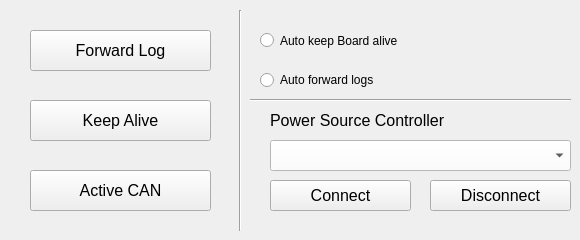
     <widget class="QWidget" name="TCUA">
      <attribute name="title">
       <string>TCUA</string>
      </attribute>
      <widget class="QPushButton" name="ActiveCanBusButton">
       <property name="geometry">
        <rect>
         <x>30</x>
         <y>170</y>
         <width>181</width>
         <height>41</height>
        </rect>
       </property>
       <property name="sizePolicy">
        <sizepolicy hsizetype="Fixed" vsizetype="Expanding">
         <horstretch>0</horstretch>
         <verstretch>0</verstretch>
        </sizepolicy>
       </property>
       <property name="font">
        <font>
         <family>MS Shell Dlg 2</family>
         <pointsize>12</pointsize>
         <weight>50</weight>
         <italic>false</italic>
         <bold>false</bold>
        </font>
       </property>
       <property name="text">
        <string>Active CAN</string>
       </property>
      </widget>
      <widget class="Line" name="line_2">
       <property name="geometry">
        <rect>
         <x>230</x>
         <y>10</y>
         <width>20</width>
         <height>221</height>
        </rect>
       </property>
       <property name="orientation">
        <enum>Qt::Vertical</enum>
       </property>
      </widget>
      <widget class="Line" name="line_3">
       <property name="geometry">
        <rect>
         <x>30</x>
         <y>110</y>
         <width>171</width>
         <height>20</height>
        </rect>
       </property>
       <property name="orientation">
        <enum>Qt::Horizontal</enum>
       </property>
      </widget>
      <widget class="QLabel" name="USB2Lable_2">
       <property name="geometry">
        <rect>
         <x>270</x>
         <y>110</y>
         <width>271</width>
         <height>20</height>
        </rect>
       </property>
       <property name="sizePolicy">
        <sizepolicy hsizetype="Fixed" vsizetype="Expanding">
         <horstretch>0</horstretch>
         <verstretch>0</verstretch>
        </sizepolicy>
       </property>
       <property name="font">
        <font>
         <family>MS Shell Dlg 2</family>
         <pointsize>12</pointsize>
         <weight>50</weight>
         <italic>false</italic>
         <bold>false</bold>
        </font>
       </property>
       <property name="text">
        <string>Power Source Controller</string>
       </property>
      </widget>
      <widget class="QComboBox" name="PowerSourceControl">
       <property name="geometry">
        <rect>
         <x>270</x>
         <y>140</y>
         <width>301</width>
         <height>31</height>
        </rect>
       </property>
       <property name="sizePolicy">
        <sizepolicy hsizetype="Fixed" vsizetype="Expanding">
         <horstretch>0</horstretch>
         <verstretch>0</verstretch>
        </sizepolicy>
       </property>
       <property name="font">
        <font>
         <family>MS Shell Dlg 2</family>
         <pointsize>12</pointsize>
         <weight>50</weight>
         <italic>false</italic>
         <bold>false</bold>
        </font>
       </property>
       <property name="styleSheet">
        <string notr="true">background-color: rgb(255, 255, 255);</string>
       </property>
      </widget>
      <widget class="QPushButton" name="USB2ConnectButton_3">
       <property name="geometry">
        <rect>
         <x>270</x>
         <y>180</y>
         <width>141</width>
         <height>31</height>
        </rect>
       </property>
       <property name="sizePolicy">
        <sizepolicy hsizetype="Fixed" vsizetype="Expanding">
         <horstretch>0</horstretch>
         <verstretch>0</verstretch>
        </sizepolicy>
       </property>
       <property name="font">
        <font>
         <family>MS Shell Dlg 2</family>
         <pointsize>12</pointsize>
         <weight>50</weight>
         <italic>false</italic>
         <bold>false</bold>
        </font>
       </property>
       <property name="text">
        <string>Connect</string>
       </property>
      </widget>
      <widget class="QPushButton" name="USB2ConnectButton_4">
       <property name="geometry">
        <rect>
         <x>430</x>
         <y>180</y>
         <width>141</width>
         <height>31</height>
        </rect>
       </property>
       <property name="sizePolicy">
        <sizepolicy hsizetype="Fixed" vsizetype="Expanding">
         <horstretch>0</horstretch>
         <verstretch>0</verstretch>
        </sizepolicy>
       </property>
       <property name="font">
        <font>
         <family>MS Shell Dlg 2</family>
         <pointsize>12</pointsize>
         <weight>50</weight>
         <italic>false</italic>
         <bold>false</bold>
        </font>
       </property>
       <property name="text">
        <string>Disconnect</string>
       </property>
      </widget>
      <widget class="Line" name="line_5">
       <property name="geometry">
        <rect>
         <x>250</x>
         <y>90</y>
         <width>321</width>
         <height>20</height>
        </rect>
       </property>
       <property name="orientation">
        <enum>Qt::Horizontal</enum>
       </property>
      </widget>
      <widget class="QPushButton" name="enableLogButton">
       <property name="geometry">
        <rect>
         <x>30</x>
         <y>30</y>
         <width>181</width>
         <height>41</height>
        </rect>
       </property>
       <property name="sizePolicy">
        <sizepolicy hsizetype="Fixed" vsizetype="Expanding">
         <horstretch>0</horstretch>
         <verstretch>0</verstretch>
        </sizepolicy>
       </property>
       <property name="font">
        <font>
         <family>MS Shell Dlg 2</family>
         <pointsize>12</pointsize>
         <weight>50</weight>
         <italic>false</italic>
         <bold>false</bold>
        </font>
       </property>
       <property name="text">
        <string>Forward Log</string>
       </property>
      </widget>
      <widget class="QPushButton" name="keepAliveButton">
       <property name="geometry">
        <rect>
         <x>30</x>
         <y>100</y>
         <width>181</width>
         <height>41</height>
        </rect>
       </property>
       <property name="sizePolicy">
        <sizepolicy hsizetype="Fixed" vsizetype="Expanding">
         <horstretch>0</horstretch>
         <verstretch>0</verstretch>
        </sizepolicy>
       </property>
       <property name="font">
        <font>
         <family>MS Shell Dlg 2</family>
         <pointsize>12</pointsize>
         <weight>50</weight>
         <italic>false</italic>
         <bold>false</bold>
        </font>
       </property>
       <property name="text">
        <string>Keep Alive</string>
       </property>
      </widget>
      <widget class="QRadioButton" name="AutoKeepAliveButton">
       <property name="geometry">
        <rect>
         <x>260</x>
         <y>30</y>
         <width>251</width>
         <height>21</height>
        </rect>
       </property>
       <property name="text">
        <string>Auto keep Board alive</string>
       </property>
       <property name="checkable">
        <bool>true</bool>
       </property>
       <property name="checked">
        <bool>false</bool>
       </property>
       <property name="autoExclusive">
        <bool>false</bool>
       </property>
      </widget>
      <widget class="QRadioButton" name="AutoForwardLogButton">
       <property name="geometry">
        <rect>
         <x>260</x>
         <y>70</y>
         <width>241</width>
         <height>20</height>
        </rect>
       </property>
       <property name="text">
        <string>Auto forward logs</string>
       </property>
      </widget>
     </widget>
